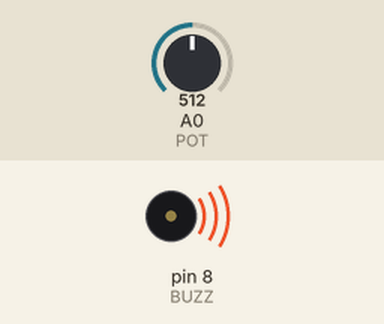
A sketch run on a simulated Arduino Uno, built with avr-gcc and run on an emulated ATmega328P. Shown: buzzer (waves = sounding). Inputs (shaded band) come from the test bench; at power-on: A0 (POT) = 512.

Above: at 0.1 s.
Timing chart, 0 to 1.6 s (numbered marks = the images above):
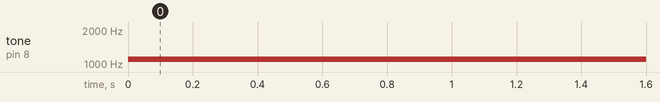

Measured:
- by itself, tone on pin 8 (BUZZ): silent → 1100 Hz at 0.00 s

The sketch:

exp23_pot_controlled_buzzer_pitch.ino
```cpp
const int POT = A0;    // Potentiometer middle pin connected to A0
const int BUZZ = 8;    // Buzzer connected to D8

void setup() {
  pinMode(BUZZ, OUTPUT);
}

void loop() {
  // Convert potentiometer reading (0-1023) into frequency (200-2000 Hz)
  int freq = map(analogRead(POT), 0, 1023, 200, 2000);

  tone(BUZZ, freq);   // Play the selected frequency
  delay(50);          // Short delay before the next reading
}
```
